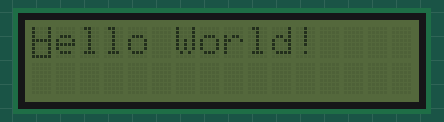
Recording of a sketch running on a simulated Arduino Uno, built with avr-gcc and run on an emulated ATmega328P. On the bench: 16×2 character LCD.

Above: at 0.1 s.
At 2.7 s:
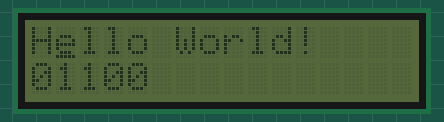
At 5.2 s:
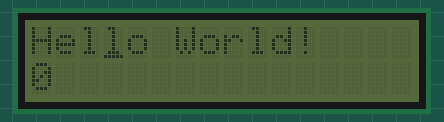
At 10.1 s:
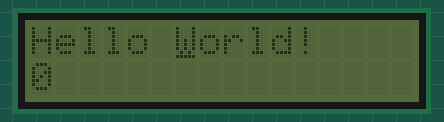
At 15.1 s:
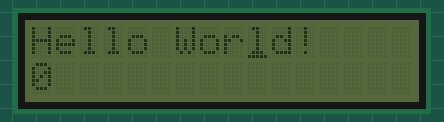
At 19.8 s:
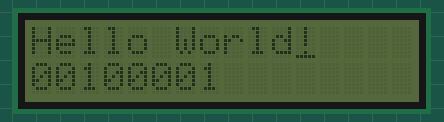

The sketch:

TransmissaoSerialSincrona.ino
```cpp
/* ========================================================================================================

   Este código foi copiado do professor e tem a função de demonstrar a comunicação serial síncrona. Ele criou a comunicação e ela é muito parecida com as últimas duas aulas, porém,
   agora a comunicação utiliza um clock e, portanto, é síncrona.


   Transmissão de Dados com Arduino comunicação Síncrona


   Autor: Eng. Wagner Rambo  Data: Outubro de 2018

   www.wrkits.com.br | facebook.com/wrkits | youtube.com/user/canalwrkits


  Exemplo de transmissão síncrona

        _   _   _   _   _   _   _   _   _   _   _   _   _
Clock _| |_| |_| |_| |_| |_| |_| |_| |_| |_| |_| |_| |_| |_ ...
              ___         _______     ___     _______
Dado  _______|   |_______|       |___|   |___|       |_____ ...
       0   0   1   0   0   1   1   0   1   0   1   1   0


======================================================================================================== */


// ========================================================================================================
// --- Bibliotecas Auxiliares ---
#include <Wire.h>
#include <LiquidCrystal_I2C.h>


// ========================================================================================================
// --- Mapeamento de Hardware ---
#define  tx_data   13
#define  sig_clk   12


// ========================================================================================================
// --- Constantes e Objetos ---
#define  tx_rate   5 //bits por segundo

LiquidCrystal_I2C lcd(0x3F,2,1,0,4,5,6,7,3, POSITIVE);


// ========================================================================================================
// --- Variáveis Globais ---
const char *message = "Hello World!";


// ========================================================================================================
// --- Configurações Iniciais ---
void setup()
{

  pinMode(tx_data, OUTPUT);
  pinMode(sig_clk, OUTPUT);


  lcd.begin(16,2);
  lcd.setBacklight(LOW);
  lcd.setCursor(0,0);
  lcd.print(message);

  for(int i=0; i<strlen(message); i++)
  {
      char tx_byte = message[i];

      //limpa a segunda linha do LCD
      lcd.noCursor();
      lcd.setCursor(0,1);
      lcd.print("        ");
      lcd.setCursor(i,0);
      lcd.cursor();

      for(int j=0; j<8; j++)
      {
          bool tx_bit = tx_byte & (0x80 >> j);

          digitalWrite(tx_data,tx_bit);
          delay((1000/tx_rate) / 2);

          lcd.noCursor();
          lcd.setCursor(j, 1);
          lcd.print(tx_bit ? "1" : "0");
          lcd.setCursor(i,0);
          lcd.cursor();


          digitalWrite(sig_clk,  HIGH);
          delay((1000/tx_rate) / 2);
          digitalWrite(sig_clk,   LOW);


      } //end for aninhado

  } //end for


  digitalWrite(tx_data, LOW);


} //end setup


void loop()
{


}
```
